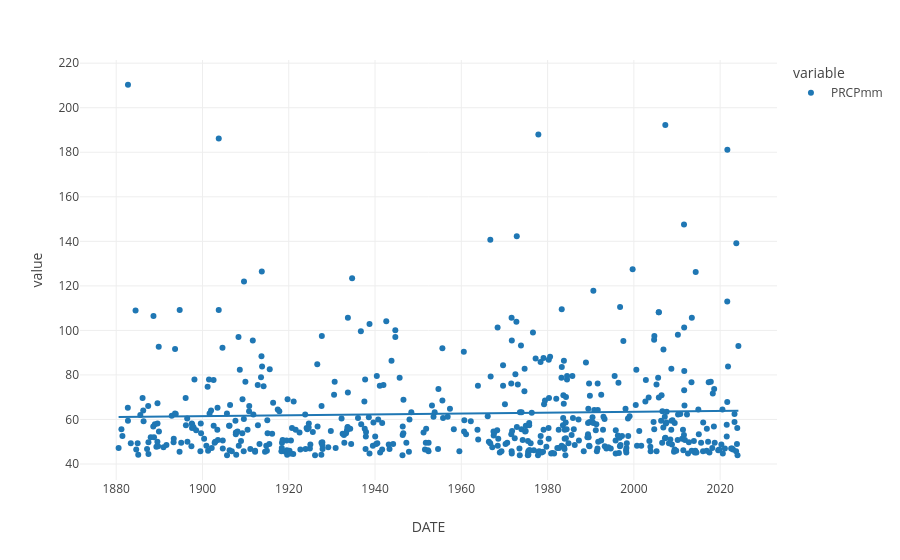

The notebook cell this image was saved under:
### Code cell
#plot time series of 1% strongest rains
px.scatter(dummy.loc[dummy.PRCPmm>dummy.PRCPmm.quantile(0.99),'PRCPmm'], template='none', trendline="ols")

### Figure 1 — Plotly figure (JSON) as saved in the notebook; plotly's stock layout.template omitted (floating-point values rounded to 4 significant figures; data arrays with more than 128 entries replaced by an {"elided": "..."} marker saying what was removed)
{"data": [{"hovertemplate": "variable=PRCPmm<br>DATE=%{x}<br>value=%{y}<extra></extra>", "legendgroup": "PRCPmm", "marker": {"color": "#1F77B4", "symbol": "circle"}, "mode": "markers", "name": "PRCPmm", "orientation": "v", "showlegend": true, "type": "scatter", "x": {"elided": "525 str values"}, "xaxis": "x", "y": {"elided": "525 float values"}, "yaxis": "y"}, {"hovertemplate": "<b>OLS trendline</b><br>value = 6.3754e-10 * DATE + 62.8881<br>R<sup>2</sup>=0.001464<br><br>variable=PRCPmm<br>DATE=%{x}<br>value=%{y} <b>(trend)</b><extra></extra>", "legendgroup": "PRCPmm", "marker": {"color": "#1F77B4", "symbol": "circle"}, "mode": "lines", "name": "PRCPmm", "showlegend": false, "type": "scatter", "x": {"elided": "525 str values"}, "xaxis": "x", "y": {"elided": "525 float values"}, "yaxis": "y"}], "layout": {"legend": {"title": {"text": "variable"}, "tracegroupgap": 0}, "margin": {"t": 60}, "xaxis": {"anchor": "y", "domain": [0, 1], "title": {"text": "DATE"}}, "yaxis": {"anchor": "x", "domain": [0, 1], "title": {"text": "value"}}}}
